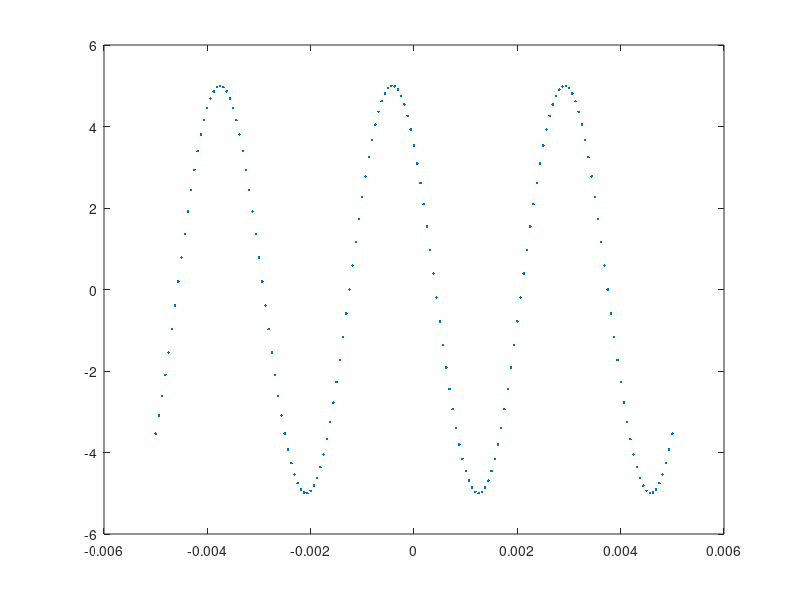

The MATLAB script that drew this image:
fs = 16000;
t = -0.005:1/fs:0.005;
x = 5*cos(2*pi*300*t + 0.25*pi);
figure(1),stem(t,x)
figure(1),plot(t,x)
figure(1),plot(t,x,'.')
